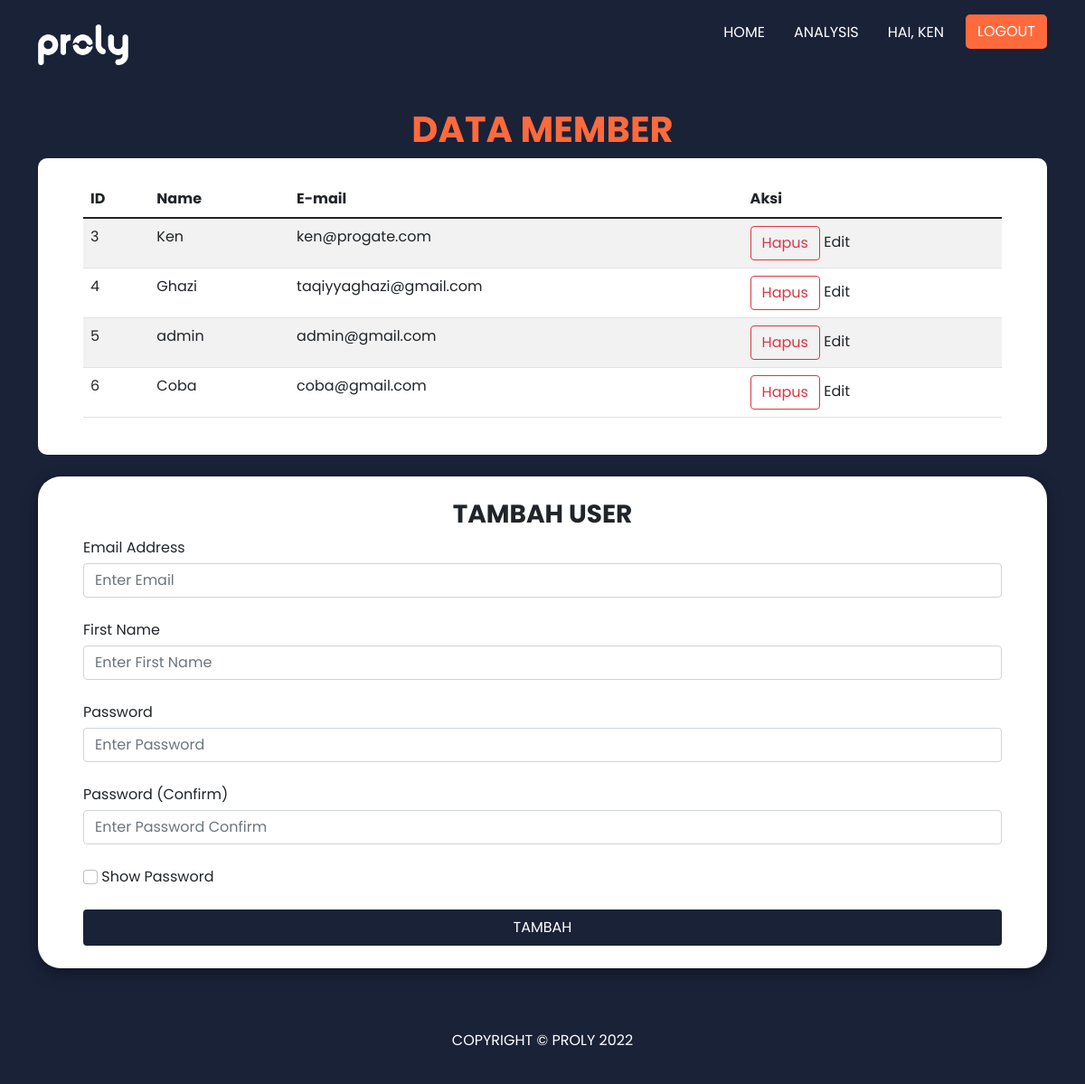
Page /admin (signed in) on the earlier database version.
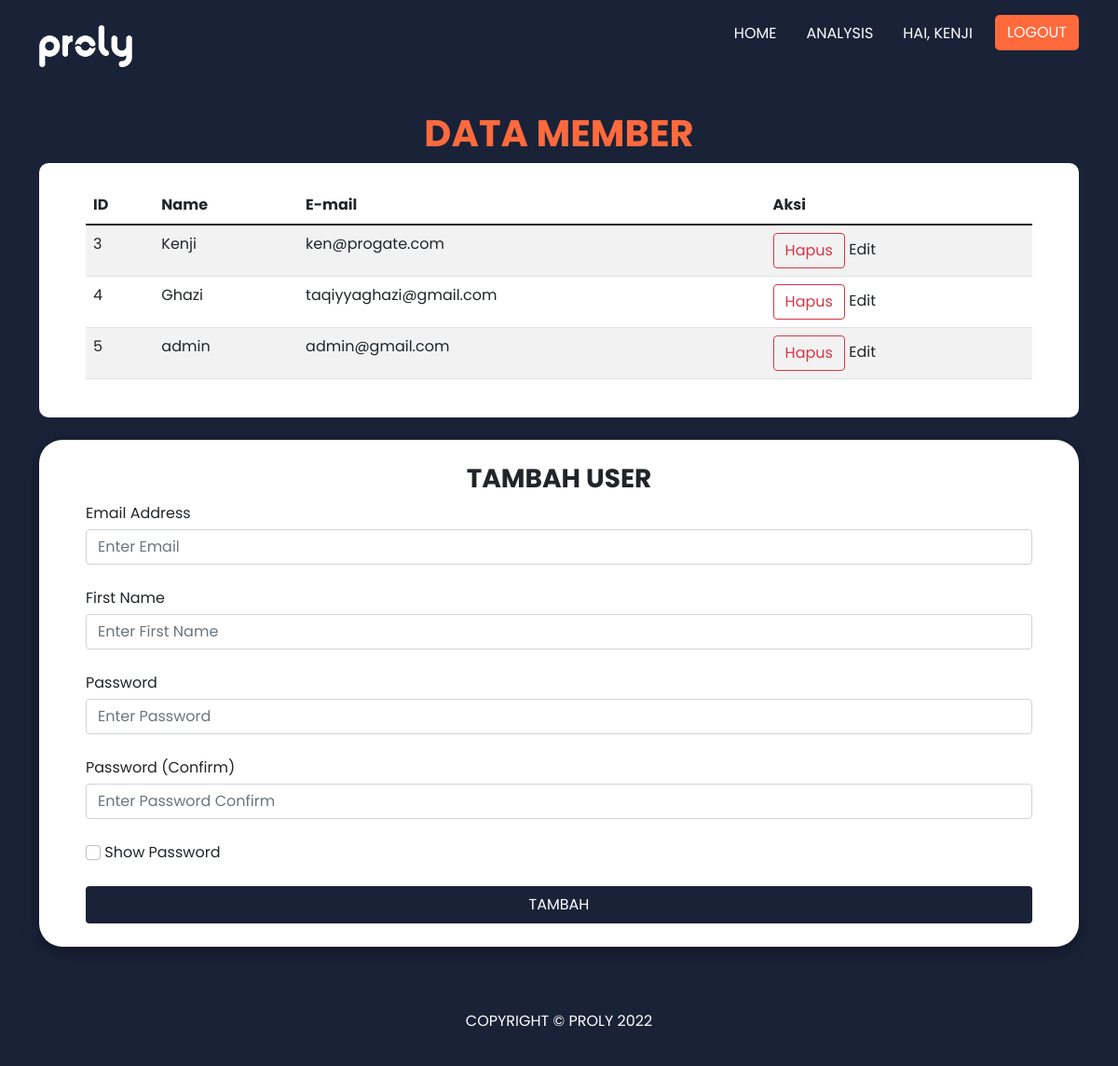
Same page on the later database version.
### website/models.py (models this page shows)
class User(db.Model, UserMixin):
    id = db.Column(db.Integer, primary_key=True)
    email = db.Column(db.String(150), unique=True)
    password = db.Column(db.String(150))
    first_name = db.Column(db.String(150))

### website/views.py (the view, shortened to what this page needs)
@views.route('admin', methods=['GET', 'POST'])
@login_required
def admin():
    user_database = User.query.all()
    return render_template('admin.html', user=current_user, user_database=user_database)

### website/__init__.py (called while the page is built)
def create_app():
    app = Flask(__name__)
    app.config['SECRET_KEY'] = 'qwertyuiop' #Inisiasi secret key -> Secret key bebas
    app.config['SQLALCHEMY_DATABASE_URI'] = f'sqlite:///{DB_NAME}'
    db.init_app(app)
    from .views import views
    from .auth import auth
    app.register_blueprint(views, url_prefix='/')
    app.register_blueprint(auth, url_prefix='/')
    from .models import User
    create_database(app)
    login_manager = LoginManager()
    login_manager.login_view = 'auth.login'
    login_manager.init_app(app)
    @login_manager.user_loader
    def load_user(id):
        return User.query.get(int(id))
    return app

### website/templates/admin.html (shortened to what this page needs)
{% extends 'base.html' %} {% block title %}Data Member{% endblock %} {% block
content %}
<br />
<div class="container">
  <h1 class="fw-bolder text-center text-tertiary">DATA MEMBER</h1>
  <div class="box-analysis table-responsive-sm">
    <table class="table table-striped">
      <thead>
        <tr>
          <th scope="col">ID</th>
          <th scope="col">Name</th>
          <th scope="col">E-mail</th>
          <th scope="col">Aksi</th>
        </tr>
      </thead>
      <tbody>
        {% for user in user_database %}
        <tr>
          <td>{{ user.id }}</td>
          <td>{{ user.first_name }}</td>
          <td>{{ user.email }}</td>
          <td>
            <button
              type="button"
              class="btn btn-outline-danger"
              onClick="deleteMember({{ user.id }})"
            >
              Hapus
            </button>
              Edit
          </td>
        </tr>
        {% endfor %}
      </tbody>
    </table>
  </div>
  <br />
  <div class="box-form">
    <form method="POST" class="form-prevent">
      <h3 align="center" class="fw-bolder">TAMBAH USER</h3>
      <div class="form-group">
        <label for="email">Email Address</label>
        <input
          type="email"
          class="form-control"
          id="email"
          name="email"
          placeholder="Enter Email"
        />
      </div>
      <br />
      <div class="form-group">
        <label for="firstName">First Name</label>
        <input
          type="text"
          class="form-control"
          id="firstName"
          name="firstName"
          placeholder="Enter First Name"
        />
      </div>
      <br />
      <div class="form-group">
        <label for="password1">Password</label>
        <input
          type="password"
          class="form-control"
          id="password1"
          name="password1"
          placeholder="Enter Password"
        />
      </div>
      <br />
      <div class="form-group">
        <label for="password2">Password (Confirm)</label>
        <input
          type="password"
          class="form-control"
          id="password2"
          name="password2"
          placeholder="Enter Password Confirm"
        />
        <br />
        <input
          class="form-check-input"
          type="checkbox"
          onclick="showPassword('password1', 'password2')"
        />&nbsp;Show Password
      </div>
      <br />
      <button type="submit" class="btn btn-submit button-prevent">
        <div class="hide-text">TAMBAH</div>
      </button>
    </form>
  </div>
</div>
{% endblock %}

### website/templates/base.html (shortened to what this page needs)
<!DOCTYPE html>
<html>
  <head>
    <link
      href="https://cdn.jsdelivr.net/npm/bootstrap@5.1.3/dist/css/bootstrap.min.css"
      rel="stylesheet"
    />
    <link
      rel="stylesheet"
      href="https://stackpath.bootstrapcdn.com/font-awesome/4.7.0/css/font-awesome.min.css"
    />
    <link
      rel="stylesheet"
      href="{{ url_for('static', filename='style/base.css') }}"
    />
    <link
      rel="stylesheet"
      href="{{ url_for('static', filename='style/content.css') }}"
    />
  </head>
  <body>
    <nav class="navbar sticky-top navbar-expand-lg p-md-3">
      <div class="container">
        <a href="/" class="navbar-brand fs-2"><img src="{{ url_for('static', filename='img/logo-proly.png') }}" alt=""></a>
        <div class="collapse navbar-collapse" id="navbarNav">
          <div class="navbar-nav">
            <a class="nav-item nav-link" id="home" href="/">HOME</a>
            {% if user.is_authenticated %}
            <a class="nav-item nav-link ms-lg-3" id="analysis" href="/analysis-member">ANALYSIS</a>
            <a class="nav-item nav-link ms-lg-3 text-uppercase" href="/">HAI, {{ user.first_name }}</a>
            {% if user.email == 'admin@gmail.com' %}
            <a class="nav-item nav-link auth-btn ms-lg-3 text-center" id="admin" href="/admin">MEMBER</a>
            <a class="nav-item nav-link auth-btn ms-lg-3 text-center" id="logout" href="/logout">LOGOUT</a>
            {% else %}
            <a class="nav-item nav-link auth-btn ms-lg-3 text-center" id="logout" href="/logout">LOGOUT</a>
            {% endif %}
            {% elif user == 'signUp' or user == 'login' %}
            <a class="nav-item nav-link ms-lg-3" id="analysis" href="/analysis">ANALYSIS</a>
            {% else %}
            <a class="nav-item nav-link ms-lg-3" id="analysis" href="/analysis">ANALYSIS</a>
            <a class="nav-item nav-link auth-btn ms-lg-3 text-center" id="login" href="/login">LOGIN</a>
            <a class="nav-item nav-link auth-btn ms-lg-3 text-center" id="signUp" href="/sign-up">SIGN UP</a>
            {% endif %}
          </div>
        </div>
      </div>
    </nav>
    <div class="container-fluid content pb-5">
      {% block content %} {% endblock %}</div>
    <footer class="container-fluid">
      <p class="text-center">COPYRIGHT &copy; PROLY 2022</p>
    </footer>
  </body>
</html>

### website/static/style/base.css (style rules this page uses)
* { box-sizing: border-box; font-family: "Poppins", sans-serif; }
:root { --primary-color: #1a2238; --secondary-color: #9daaf2; --tertiary-color: #ff6a3d; --quadrant-color: #f4db7d; --neutral-color: #ffffff; }
.content { min-height: 650px; }
.navbar { background-color: var(--primary-color); color: var(--neutral-color); }
.navbar a { text-decoration: none; color: var(--neutral-color); }
.auth-btn { background-color: var(--tertiary-color); border-radius: 5px; padding: 5px 0px; border: 2px solid var(--tertiary-color); }
.navbar-brand img { width: 100px; }
footer { color: var(--neutral-color); background-color: var(--primary-color); padding: 20px 0px; }
@media only screen and (min-device-width: 320px) and (max-device-width: 990px) { .auth-btn { margin-bottom: 25px; width: 100px; text-align: center; } }

### website/static/style/content.css (style rules this page uses)
* { box-sizing: border-box; font-family: "Poppins", sans-serif; }
:root { --primary-color: #1a2238; --secondary-color: #9daaf2; --tertiary-color: #ff6a3d; --quadrant-color: #f4db7d; --neutral-color: #ffffff; }
.content { background-color: var(--primary-color); min-height: 800px; }
.text-tertiary { color: var(--tertiary-color); }
.box-form { background-color: var(--neutral-color); padding: 25px 50px; border-radius: 25px; box-shadow: 0 4px 8px 0 rgba(0, 0, 0, 0.2), 0 6px 20px 0 rgba(0, 0, 0, 0.19); }
.btn-submit { width: 100%; background-color: var(--primary-color); border: 2px solid var(--primary-color); color: var(--neutral-color); }
form label { padding-bottom: 5px; }
.box-home, .box-analysis { background-color: var(--neutral-color); padding: 25px 50px; border-radius: 10px; }
.auth-btn { background-color: var(--tertiary-color); border-radius: 5px; padding: 5px 0px; border: 2px solid var(--tertiary-color); width: 90px; }

Differences in the rows shown:
removed User: id "6", first_name "Coba", email "coba@gmail.com"
changed User "ken@progate.com": first_name "KEN" → "KENJI"; first_name "Ken" → "Kenji"
